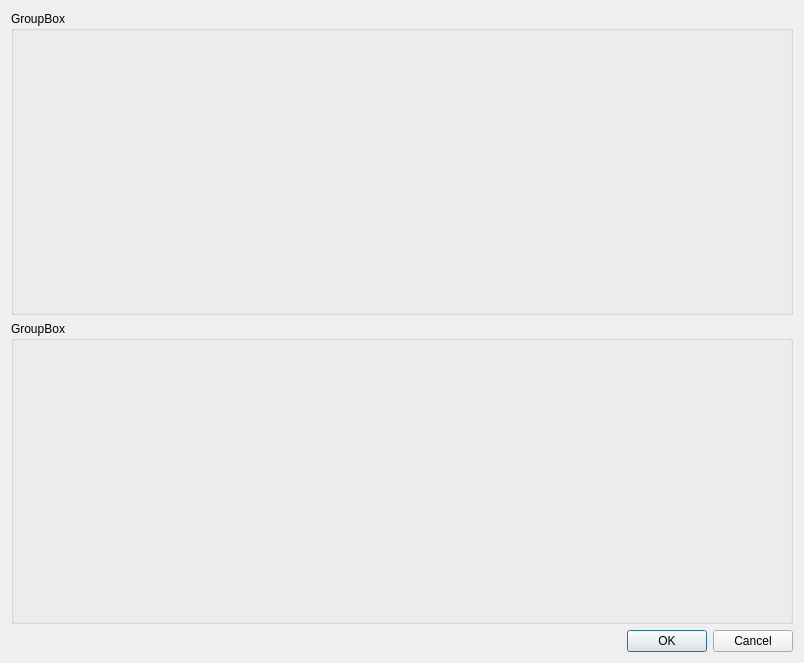
<?xml version="1.0" encoding="UTF-8"?>
<ui version="4.0">
 <class>Dialog</class>
 <widget class="QDialog" name="Dialog">
  <property name="geometry">
   <rect>
    <x>0</x>
    <y>0</y>
    <width>804</width>
    <height>663</height>
   </rect>
  </property>
  <property name="windowTitle">
   <string>SomeWizard</string>
  </property>
  <property name="sizeGripEnabled">
   <bool>false</bool>
  </property>
  <layout class="QGridLayout" name="gridLayout">
   <item row="0" column="0">
    <widget class="QGroupBox" name="grpParams">
     <property name="title">
      <string>GroupBox</string>
     </property>
     <property name="alignment">
      <set>Qt::AlignLeading|Qt::AlignLeft|Qt::AlignTop</set>
     </property>
    </widget>
   </item>
   <item row="1" column="0">
    <widget class="QGroupBox" name="grpTestsprogram">
     <property name="title">
      <string>GroupBox</string>
     </property>
    </widget>
   </item>
   <item row="2" column="0">
    <widget class="QDialogButtonBox" name="buttonBox">
     <property name="enabled">
      <bool>true</bool>
     </property>
     <property name="standardButtons">
      <set>QDialogButtonBox::Cancel|QDialogButtonBox::Ok</set>
     </property>
    </widget>
   </item>
  </layout>
 </widget>
 <resources/>
 <connections/>
</ui>
